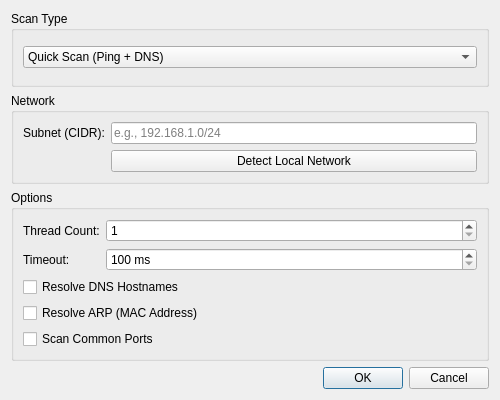
<?xml version="1.0" encoding="UTF-8"?>
<ui version="4.0">
 <class>ScanConfigDialog</class>
 <widget class="QDialog" name="ScanConfigDialog">
  <property name="geometry">
   <rect>
    <x>0</x>
    <y>0</y>
    <width>500</width>
    <height>400</height>
   </rect>
  </property>
  <property name="windowTitle">
   <string>Scan Configuration</string>
  </property>
  <layout class="QVBoxLayout" name="verticalLayout">
   <item>
    <widget class="QGroupBox" name="scanTypeGroup">
     <property name="title">
      <string>Scan Type</string>
     </property>
     <layout class="QVBoxLayout" name="scanTypeLayout">
      <item>
       <widget class="QComboBox" name="scanTypeComboBox">
        <item>
         <property name="text">
          <string>Quick Scan (Ping + DNS)</string>
         </property>
        </item>
        <item>
         <property name="text">
          <string>Deep Scan (Ping + DNS + ARP + Ports)</string>
         </property>
        </item>
        <item>
         <property name="text">
          <string>Custom</string>
         </property>
        </item>
       </widget>
      </item>
     </layout>
    </widget>
   </item>
   <item>
    <widget class="QGroupBox" name="networkGroup">
     <property name="title">
      <string>Network</string>
     </property>
     <layout class="QFormLayout" name="networkLayout">
      <item row="0" column="0">
       <widget class="QLabel" name="subnetLabel">
        <property name="text">
         <string>Subnet (CIDR):</string>
        </property>
       </widget>
      </item>
      <item row="0" column="1">
       <widget class="QLineEdit" name="subnetLineEdit">
        <property name="placeholderText">
         <string>e.g., 192.168.1.0/24</string>
        </property>
       </widget>
      </item>
      <item row="1" column="1">
       <widget class="QPushButton" name="detectNetworkButton">
        <property name="text">
         <string>Detect Local Network</string>
        </property>
       </widget>
      </item>
     </layout>
    </widget>
   </item>
   <item>
    <widget class="QGroupBox" name="optionsGroup">
     <property name="title">
      <string>Options</string>
     </property>
     <layout class="QFormLayout" name="optionsLayout">
      <item row="0" column="0">
       <widget class="QLabel" name="threadLabel">
        <property name="text">
         <string>Thread Count:</string>
        </property>
       </widget>
      </item>
      <item row="0" column="1">
       <widget class="QSpinBox" name="threadSpinBox">
        <property name="minimum">
         <number>1</number>
        </property>
        <property name="maximum">
         <number>64</number>
        </property>
       </widget>
      </item>
      <item row="1" column="0">
       <widget class="QLabel" name="timeoutLabel">
        <property name="text">
         <string>Timeout:</string>
        </property>
       </widget>
      </item>
      <item row="1" column="1">
       <widget class="QSpinBox" name="timeoutSpinBox">
        <property name="minimum">
         <number>100</number>
        </property>
        <property name="maximum">
         <number>10000</number>
        </property>
        <property name="suffix">
         <string> ms</string>
        </property>
       </widget>
      </item>
      <item row="2" column="0" colspan="2">
       <widget class="QCheckBox" name="resolveDnsCheckBox">
        <property name="text">
         <string>Resolve DNS Hostnames</string>
        </property>
       </widget>
      </item>
      <item row="3" column="0" colspan="2">
       <widget class="QCheckBox" name="resolveArpCheckBox">
        <property name="text">
         <string>Resolve ARP (MAC Address)</string>
        </property>
       </widget>
      </item>
      <item row="4" column="0" colspan="2">
       <widget class="QCheckBox" name="scanPortsCheckBox">
        <property name="text">
         <string>Scan Common Ports</string>
        </property>
       </widget>
      </item>
     </layout>
    </widget>
   </item>
   <item>
    <widget class="QDialogButtonBox" name="buttonBox">
     <property name="standardButtons">
      <set>QDialogButtonBox::Cancel|QDialogButtonBox::Ok</set>
     </property>
    </widget>
   </item>
  </layout>
 </widget>
 <resources/>
 <connections>
  <connection>
   <sender>buttonBox</sender>
   <signal>accepted()</signal>
   <receiver>ScanConfigDialog</receiver>
   <slot>accept()</slot>
  </connection>
  <connection>
   <sender>buttonBox</sender>
   <signal>rejected()</signal>
   <receiver>ScanConfigDialog</receiver>
   <slot>reject()</slot>
  </connection>
 </connections>
</ui>
